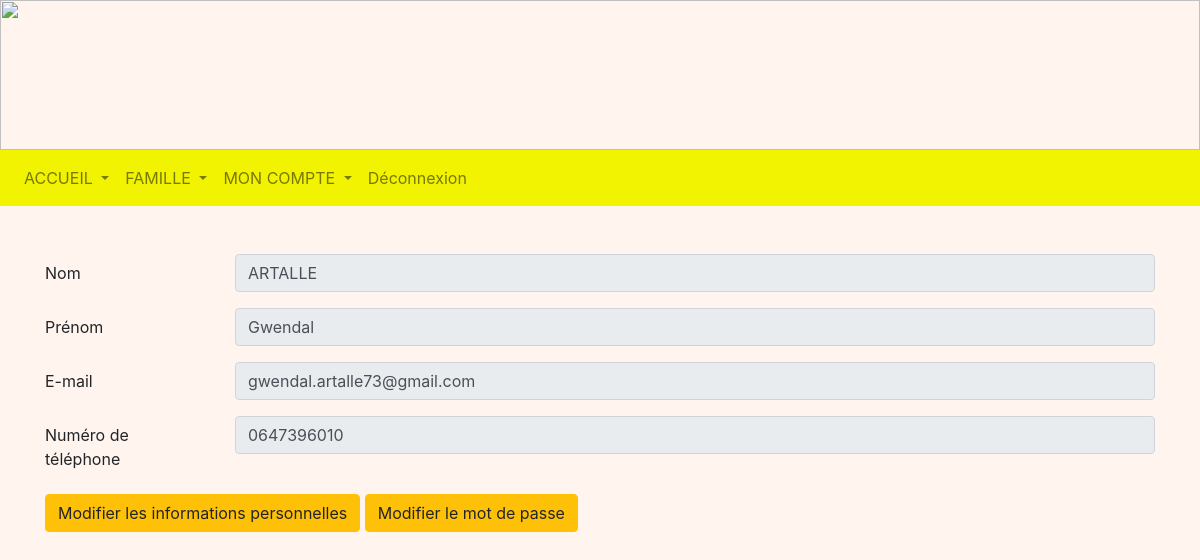
Page /info (signed in) on the earlier database version.
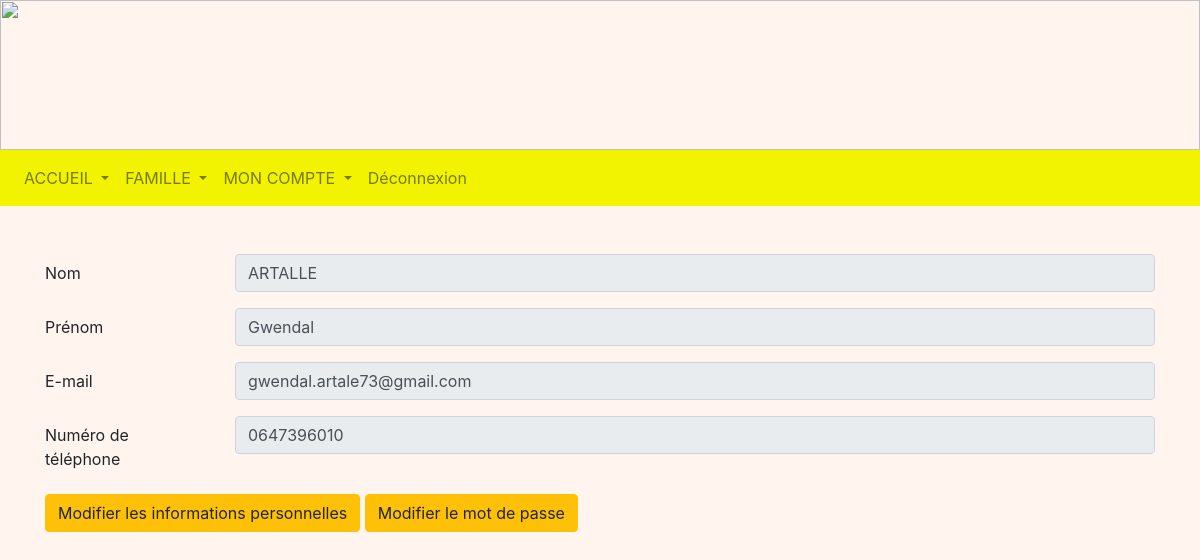
Same page on the later database version.
### tables this page shows
CREATE TABLE Representant (
  code_representant integer primary key autoincrement,
  nom_representant TEXT NOT NULL,
  prenom_representant TEXT NOT NULL,
  telephone TEXT,
  email TEXT,
  identifiant TEXT NOT NULL,
  FOREIGN KEY (identifiant) REFERENCES Compte(identifiant)
);

### representant.py (the view)
@app.route('/info', methods = ["GET"])
@login_required
def info():
    db = get_db()
    cur = db.cursor()
    info = cur.execute("SELECT * FROM Representant WHERE identifiant = ?",(flask_login.current_user.name, )).fetchone()
    compte = cur.execute("SELECT * from Compte WHERE identifiant = ?", (flask_login.current_user.name, )).fetchone()
    enfants = cur.execute("SELECT code_enfant, prenom_enfant FROM Enfant AS E INNER JOIN Representant AS R ON E.code_representant = R.code_representant WHERE R.identifiant = ?", (flask_login.current_user.name, )).fetchall()
    return render_template('R_info.html', info = info, compte = compte, enfants= enfants)

### main.py (called while the page is built)
@login_manager.user_loader
def load_user(user_id):
    db = get_db()
    cur = db.cursor()
    user = cur.execute('SELECT identifiant, mot_de_passe FROM Compte WHERE identifiant=?', (user_id, )).fetchone()
    return User(user[0], user[1])

def get_db():
    if 'db' not in g:
        g.db = sqlite3.connect(DATABASE)
    return g.db

@app.teardown_appcontext
def close_connection(exception):
    db = g.pop('db', None)
    if db is not None:
        db.close()

### templates/R_info.html (shortened to what this page needs)
<!DOCTYPE html>
<html>
<head>
    <link rel="stylesheet" href="https://cdn.jsdelivr.net/npm/bootstrap@4.3.1/dist/css/bootstrap.min.css"
>
    <link rel="stylesheet" href="/static/css/main.css">
</head>
<body>
    {% extends "R_layout.html" %}
    {% block content %}
    <form method="POST">
        <div class="container mt-5">
            <div class="mb-3 row">
                <label for="name" class="col-sm-2 col-form-label">Nom</label>
                <div class="col-sm-10">
                    <input class="form-control" type="text" value="{{info[1]}}" aria-label="readonly input example"
                        readonly>
                </div>
            </div>
            <div class="mb-3 row">
                <label for="name" class="col-sm-2 col-form-label">Prénom</label>
                <div class="col-sm-10">
                    <input class="form-control" type="text" value="{{info[2]}}" aria-label="readonly input example"
                        readonly>
                </div>
            </div>
            <div class="mb-3 row">
                <label for="name" class="col-sm-2 col-form-label">E-mail</label>
                <div class="col-sm-10">
                    <input class="form-control" type="text" value="{{info[4]}}" aria-label="readonly input example"
                        readonly>
                </div>
            </div>
            <div class="mb-3 row">
                <label for="name" class="col-sm-2 col-form-label">Numéro de téléphone</label>
                <div class="col-sm-10">
                    <input class="form-control" type="text" value="{{info[3]}}" aria-label="readonly input example"
                        readonly>
                </div>
            </div>
            <a href="/info2" class="btn btn-warning">Modifier les informations personnelles</a>
            <a href="/info3" class="btn btn-warning">Modifier le mot de passe</a>
        </div>
    </form>
    {% endblock %}

### templates/R_layout.html (shortened to what this page needs)
<!DOCTYPE html>
<html lang="fr">
<body>
    <img style="width: 100%; height: 150px;"
        src="https://www.logarric.com/wp-content/uploads/2014/06/calendreta-lo-garric3.png" alt="">
    <nav class="navbar navbar-expand-lg navbar-light" style="background-color: #f1f301;">
        <div class="collapse navbar-collapse" id="navbarNavDropdown">
            <ul class="navbar-nav">
                <li class="nav-item dropdown">
                    <a class="nav-link dropdown-toggle" href="#" id="navbarDropdownMenuLink" role="button"
                        data-bs-toggle="dropdown" aria-expanded="false">
                        ACCUEIL
                    </a>
                </li>
                <li class="nav-item dropdown">
                    <a class="nav-link dropdown-toggle" href="#" id="navbarDropdownMenuLink" role="button"
                        data-bs-toggle="dropdown" aria-expanded="false">
                        FAMILLE
                    </a>
                </li>
                <li class="nav-item dropdown">
                    <a class="nav-link dropdown-toggle" href="#" id="navbarDropdownMenuLink" role="button"
                        data-bs-toggle="dropdown" aria-expanded="false">
                        MON COMPTE
                    </a>
                </li>
                <li class="nav-item">
                    <a class="nav-link" btn-outline-success href="/deconnexion">Déconnexion</a>
                </li>
            </ul>
        </div>
    </nav>
    {% block content %}
    {% endblock %}
</body>
</html>

### static/css/main.css (style rules this page uses)
body { background-repeat: no-repeat; background-color:rgb(265,245,238); height: 110px; margin: 0px; }

Differences in the rows shown:
changed Representant "ARTALLE": email "gwendal.artalle73@gmail.com" → "gwendal.artale73@gmail.com"
